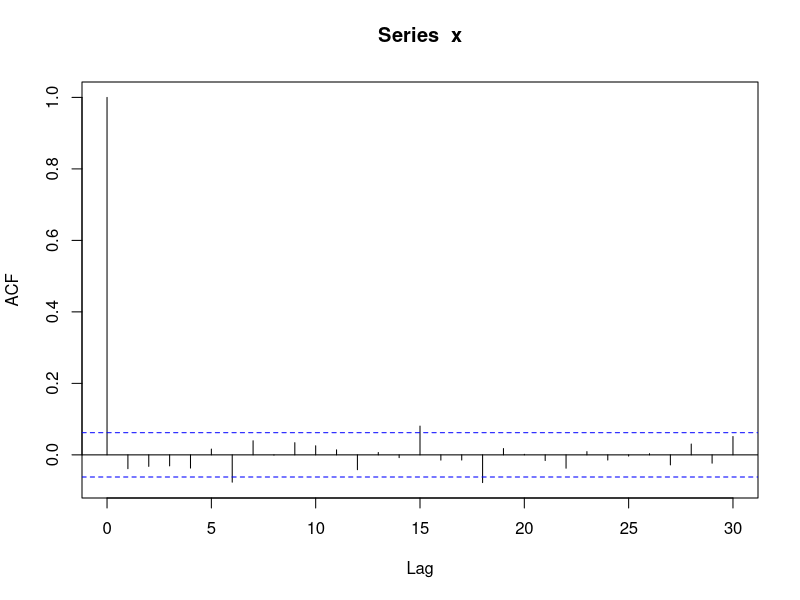
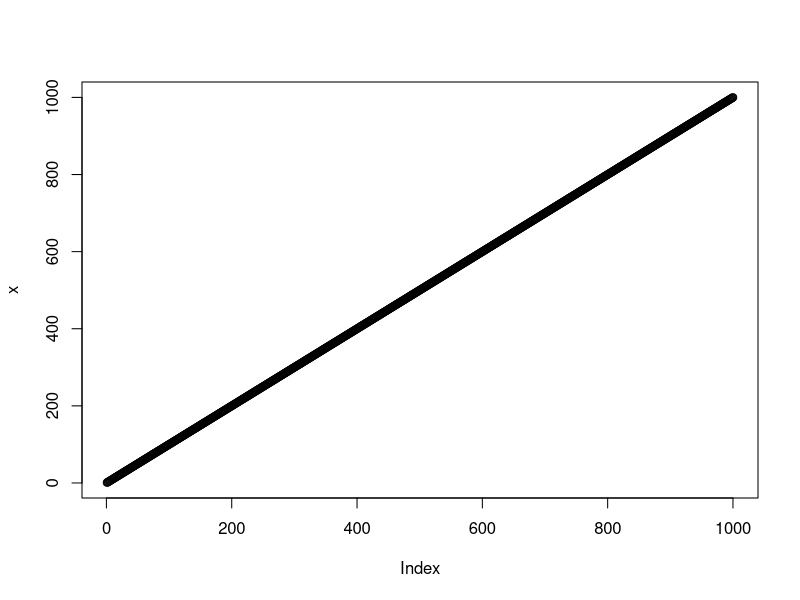
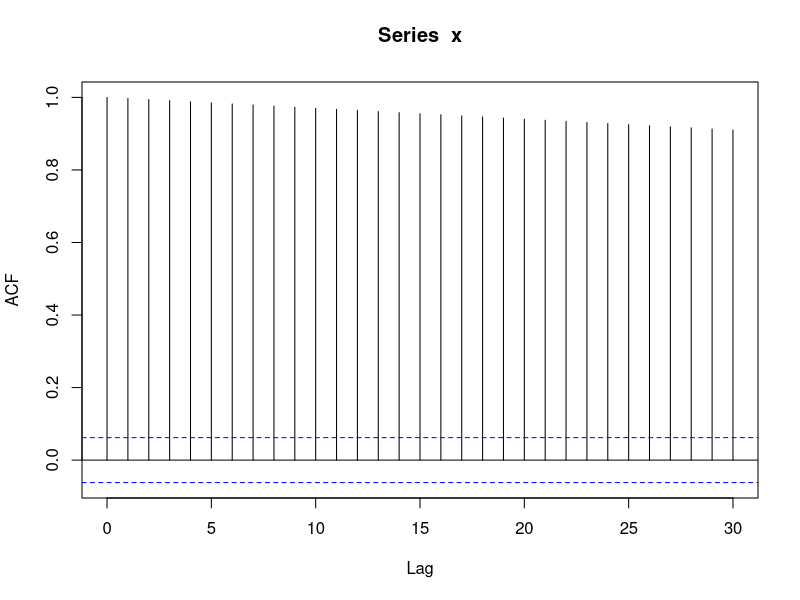

Here is the R script that generated these plots, in order:

"
The time series is stationary (as far as the mean in concerned) 
if the mean is constant  u(t)=u

The time series is stationary (as far as the variance is concerned)
if the variance is constant o(t)^2=o^2

But some x(t) observations may be correlated: so we may over or 
under estimate the actual variance

Second order stationarity: if we assume that the x(t)series is 
stationary in the mean and the variance:

A given X(t) time series is second order stattionary if the correlation
between observations is the function of the lag exclusively. 
(The function of the time steps separating each sequential observation)

Autocovariance (serial covariance) for the second order stationary time
series: 
Covk =E[(xk-u)(xt+k-u)] item t and item t+k steps away (x)

Autocorrelation for second order stationary time series:
corrk = Covk/variance
"

"Note: The first value acf(0)=1 the series correlates with itself 
perfectly! The autocoorrelation is approximately 0, the values are
independent from each other!
"
set.seed(1)
x<-rnorm(1000)
acf(x)

#There is a trend: the acf is appx linear, and is not stationary
x<-seq(1,1000)
plot(x)
acf(x)

set.seed(1)
var(rnorm(2000,mean=0,sd=1))

